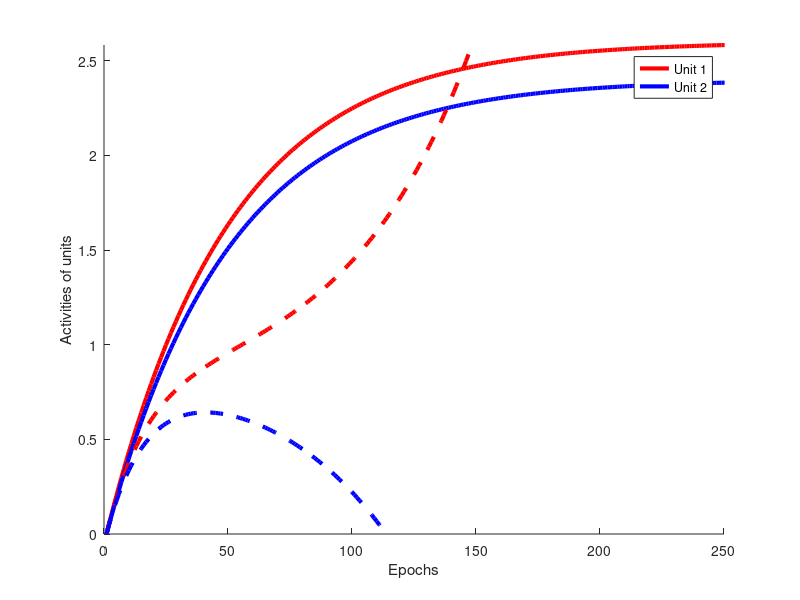

Here is the MATLAB script that generated this plot:
% simple implementation of the Usher-McClelland model for perceptual
% classification 
% model from Usher, McClelland, On the Time Course of Perceptual Choice:The
% Leaky Competing Accumulator Model, 2001

% figure
close all; clear all; clc;
figure; set(gcf, 'color','white');
% initialization params
% net ammount of activity leakage
k=0.2;
% number of neurons in the net
num_neurons = 2;
% inhibition weight
betavals = [0.0, 0.4];
% intergration step
dt = 0.1;
% standard deviation of integration noise
xi = [.0,.0];
% loop the net for MAX_EPOCHS epochs
MAX_EPOCHS = 250; % 25 s
% inputs for the 2 units
ro = zeros(2, MAX_EPOCHS);
for idx = 1:MAX_EPOCHS
    ro(:,idx) = [0.52,1-0.52];
end
% run for both beta
for bidx = 1:length(betavals)
    beta = betavals(bidx);
    % init net iterator
    net_iter = 1;
    % init activity
    x = zeros(num_neurons, MAX_EPOCHS);
    while(1)
        for idx = 1:num_neurons
            sum_ext = sum(x(:, net_iter)) - x(idx, net_iter);
            x(idx, net_iter+1) = x(idx, net_iter) + (ro(idx, net_iter) - k*x(idx, net_iter) - beta*sum_ext)*dt + xi(idx)*(sqrt(dt))^-1;
        end
        if(net_iter==MAX_EPOCHS)
            break;
        end;
        net_iter = net_iter+1;
    end;
    if(bidx==1)
        plot(x(1,:), '-r', 'LineWidth', 3); hold on;
        plot(x(2,:), '-b', 'LineWidth', 3); box off;
        % get max of non-inhibitory scenario
        MAX_ACT = max([max(x(1,:)), max(x(2,:))]);
        axis([0, MAX_EPOCHS, 0, MAX_ACT]);
    else
        plot(x(1,:), '--r', 'LineWidth', 3); hold on;
        plot(x(2,:), '--b', 'LineWidth', 3); box off;
        axis([0, MAX_EPOCHS, 0, MAX_ACT]);
    end
end
ylabel('Activities of units');
xlabel('Epochs'); legend('Unit 1', 'Unit 2');